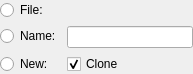
<?xml version="1.0" encoding="UTF-8"?>
<ui version="4.0">
 <class>ComponentSelectorWidget</class>
 <widget class="QWidget" name="ComponentSelectorWidget">
  <property name="geometry">
   <rect>
    <x>0</x>
    <y>0</y>
    <width>193</width>
    <height>66</height>
   </rect>
  </property>
  <property name="sizePolicy">
   <sizepolicy hsizetype="Expanding" vsizetype="Fixed">
    <horstretch>0</horstretch>
    <verstretch>0</verstretch>
   </sizepolicy>
  </property>
  <property name="windowTitle">
   <string>Component Selector</string>
  </property>
  <layout class="QFormLayout" name="formLayout">
   <property name="margin">
    <number>0</number>
   </property>
   <item row="0" column="0">
    <widget class="QRadioButton" name="fileButton">
     <property name="text">
      <string>File:</string>
     </property>
    </widget>
   </item>
   <item row="1" column="0">
    <widget class="QRadioButton" name="nameButton">
     <property name="text">
      <string>Name:</string>
     </property>
    </widget>
   </item>
   <item row="2" column="0">
    <widget class="QRadioButton" name="newButton">
     <property name="text">
      <string>New:</string>
     </property>
    </widget>
   </item>
   <item row="0" column="1">
    <widget class="BrowseWidget" name="browseWidget" native="true"/>
   </item>
   <item row="1" column="1">
    <widget class="QLineEdit" name="nameEdit"/>
   </item>
   <item row="2" column="1">
    <widget class="QWidget" name="newWrapper" native="true">
     <layout class="QVBoxLayout" name="newLayout">
      <property name="margin">
       <number>0</number>
      </property>
      <item>
       <widget class="QCheckBox" name="cloneCheckBox">
        <property name="text">
         <string>Clone</string>
        </property>
        <property name="checked">
         <bool>true</bool>
        </property>
       </widget>
      </item>
     </layout>
    </widget>
   </item>
  </layout>
 </widget>
 <customwidgets>
  <customwidget>
   <class>BrowseWidget</class>
   <extends>QWidget</extends>
   <header>BrowseWidget.h</header>
   <container>1</container>
  </customwidget>
 </customwidgets>
 <tabstops>
  <tabstop>browseWidget</tabstop>
  <tabstop>nameEdit</tabstop>
  <tabstop>newWrapper</tabstop>
  <tabstop>fileButton</tabstop>
  <tabstop>nameButton</tabstop>
  <tabstop>newButton</tabstop>
 </tabstops>
 <resources/>
 <connections/>
</ui>
